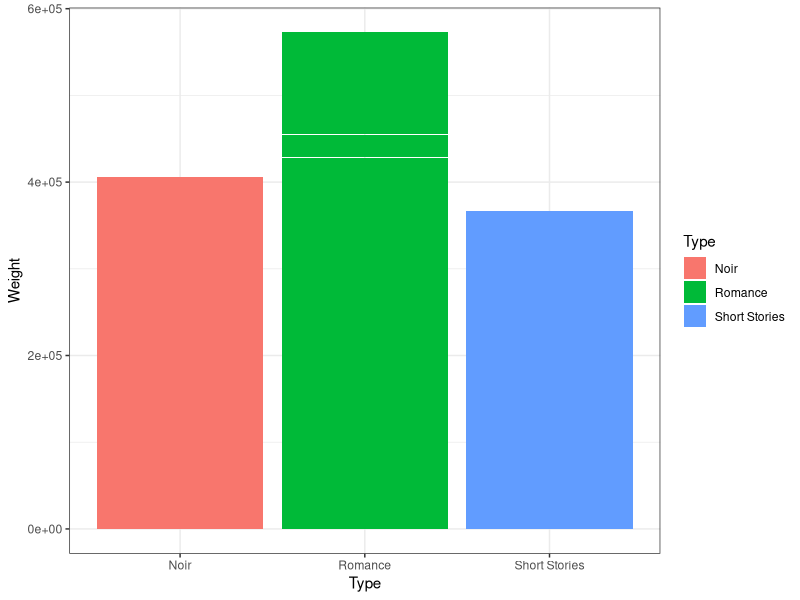
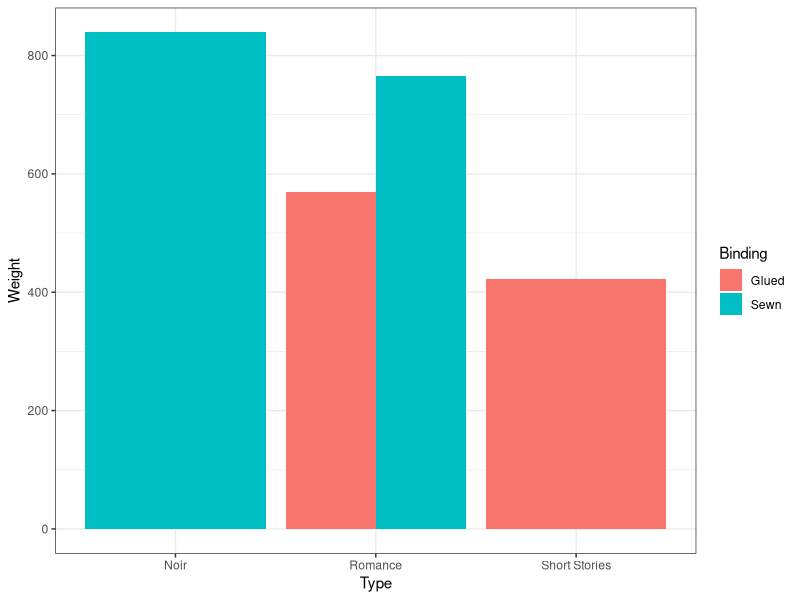
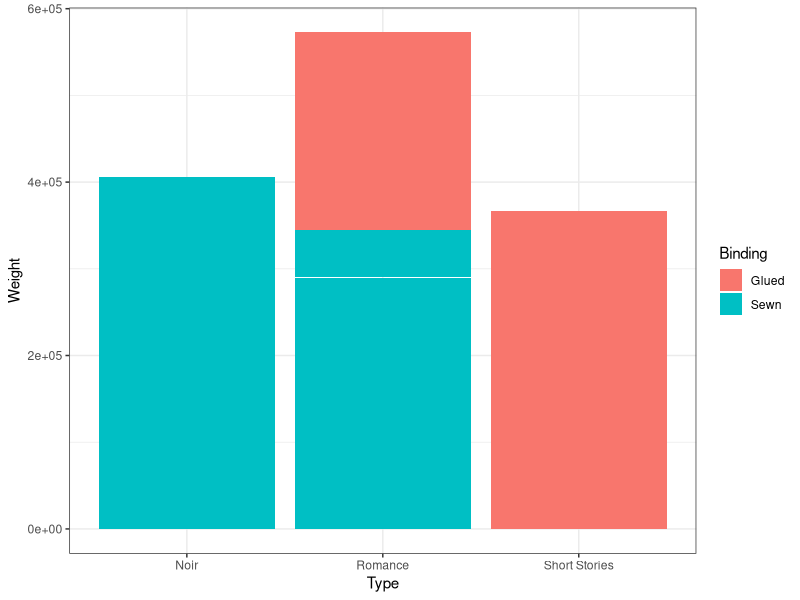
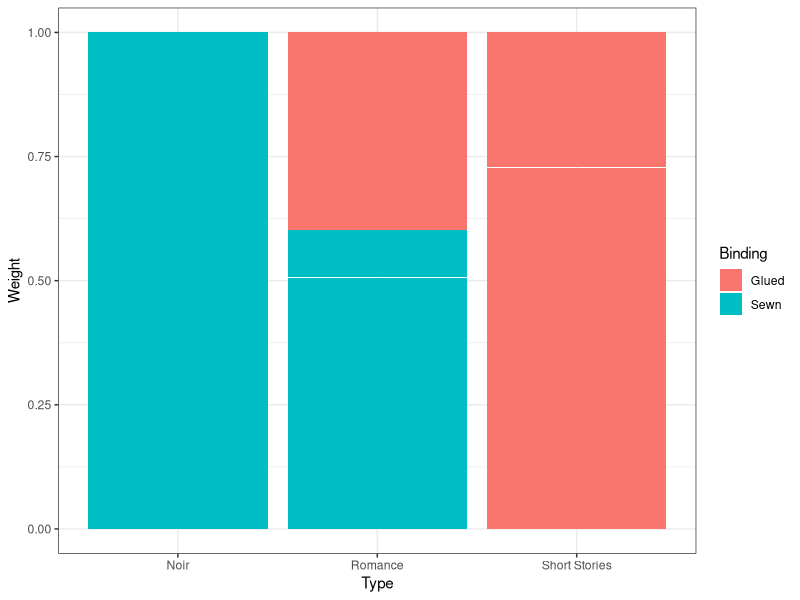
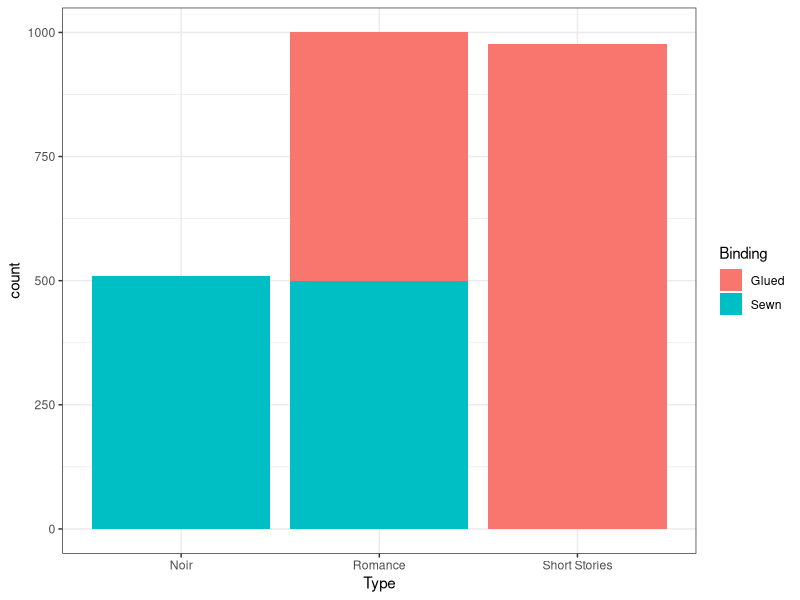
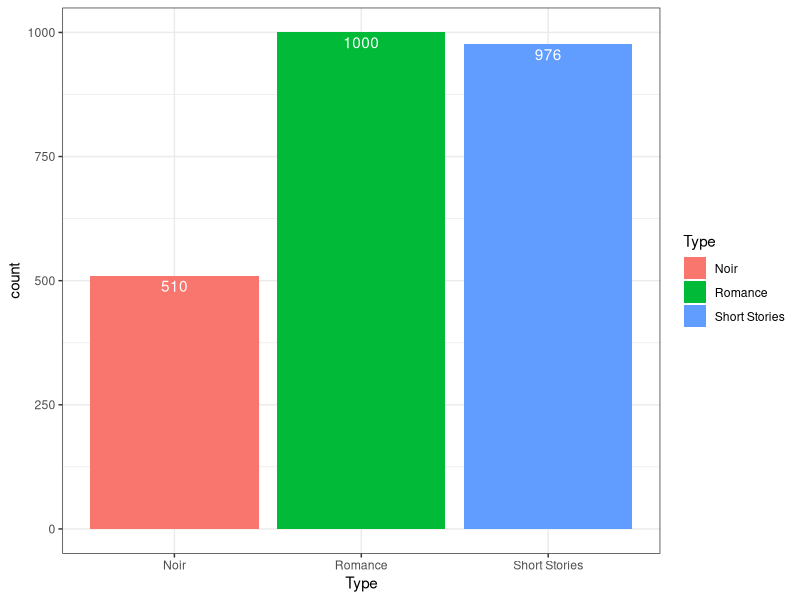
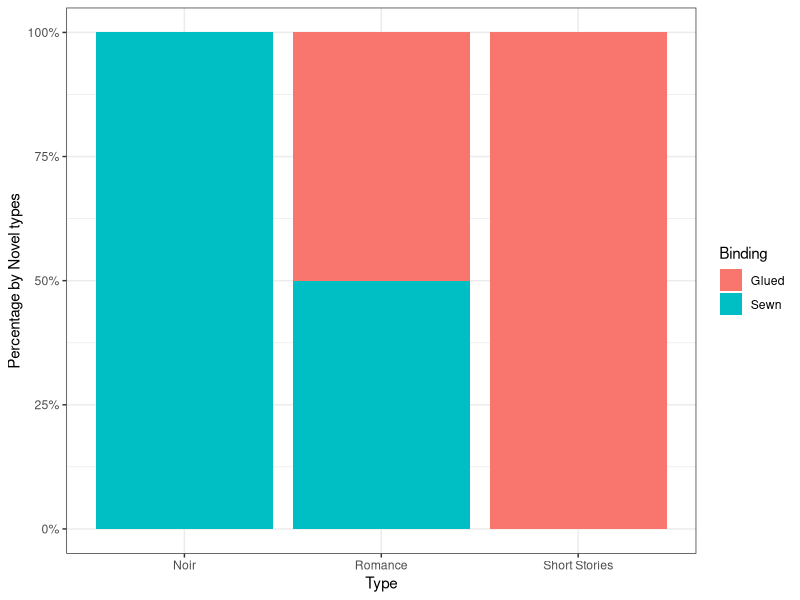
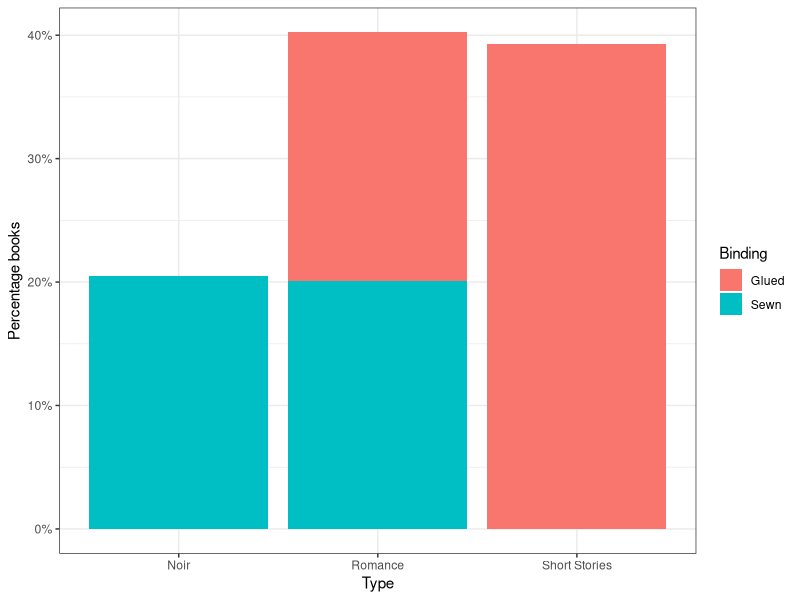

Source code (R) for these figures, in order: (Note: this script raises an error after producing the figures.)
library(tidyverse)

#Grouped, stacked and percent stacked barplot###########
#Dataset
Books <- read_csv("Datasets/BooksB.csv")
#Modify a little bit the dataset
BooksR <- subset(Books, Pages>30 & Pages<500)

ggplot(BooksR, aes(fill=Type, y=Weight, x=Type)) + 
  geom_bar(stat="identity")+theme_bw()

#Check the Type ad Type of Binging in relation to the weight
ggplot(BooksR, aes(fill=Binding, y=Weight, x=Type)) + 
  geom_bar(position="dodge", stat="identity")+theme_bw()
#Make it stacked
ggplot(BooksR, aes(fill=Binding, y=Weight, x=Type)) + 
  geom_bar(position="Stack", stat="identity")+theme_bw()
#Using percentage
ggplot(BooksR, aes(fill=Binding, y=Weight, x=Type)) + 
  geom_bar(position="fill", stat="identity")+theme_bw()

#Using the counts
ggplot(BooksR, aes(x=Type, fill=Binding))+ 
  geom_bar()+theme_bw()

#Add labels count
ggplot(BooksR, aes(x=Type, fill=Type)) + 
  geom_bar()+
  geom_text(aes(label=stat(count)),stat='count',  nudge_y=-20, color="white")+theme_bw()

#Using the percentage for categorical variable
#Percentage for bar
ggplot(BooksR, aes(x=Type, fill=Binding)) + 
  geom_bar(aes(y = (..count..)/sum(..count..)), position="fill")+theme_bw()+ scale_y_continuous(labels = scales::percent)+ labs(y="Percentage by Novel types", x="Type")

#Total percentage
ggplot(BooksR, aes(x=Type, fill=Binding)) + 
  geom_bar(aes(y = (..count..)/sum(..count..)))+theme_bw()+ scale_y_continuous(labels = scales::percent)+ labs(y="Percentage books", x="Type")


#Adding legend
ggplot(BooksR, aes(x=Type, fill=Type)) + 
  geom_bar(aes(y = (..count..)/sum(..count..)))+
  theme_bw()+ 
  scale_y_continuous(labels = scales::percent)+ labs(y="Percentage books", x="Type")+
  geom_text(aes(y = ((..count..)/sum(..count..)),label=scales::percent((..count..)/sum(..count..))), stat = "count", color="black", vjust = -0.25)


#Order your results###########
#Order result for specific graph
p <- ggplot(BooksR, aes(x=Type, fill=Type)) + 
  geom_bar()+
  geom_text(aes(label=stat(count)),stat='count',  nudge_y=-20, color="white", size=5)
p
p + scale_x_discrete(limits=c("Romance", "Short Stories", "Noir"))

#Order result for all dataset=========================
#If I replot it 
ggplot(BooksR, aes(x=Type, fill=Type)) + 
  geom_bar()+
  geom_text(aes(label=stat(count)),stat='count',  nudge_y=-20, color="white")


#Make sure the variable is recognise as factor
newBooks <- BooksR %>% 
  mutate(Type = as.factor(Type))
# Examine levels
newBooks %>% 
  pull(Type) %>% 
  levels()
#Let's check
levels(newBooks$Type)
levels(BooksR$Type)

#Reorder
newBooks$Type <- factor(newBooks$Type, levels(newBooks$Type)[c(2,3,1)])
#New plot version
ggplot(newBooks, aes(x=Type, fill=Type)) + 
  geom_bar()+
  geom_text(aes(label=stat(count)),stat='count',  nudge_y=-20, color="white")

levels(newBooks$Type)

#How to correct the dataset#############

#Use log scale==================
install.packages("sn")#package need to randomly create a skewed dataset
library(sn)
#create 2 right skewed datasets 
Parrot <- data.frame(weight=rsn(n=1000, xi=6, omega=2, alpha=3, tau=0, dp=NULL), type="parrot")
Albatros <- data.frame(weight=rsn(n=1000, xi=6.3, omega=2, alpha=3, tau=0, dp=NULL), type="albatros")
#Merge them
Birds <- rbind(Parrot, Albatros)
#Plot them 
ggplot(Birds, aes(weight, fill=type))+geom_density(alpha=0.5)+theme_bw()
ggplot(Birds, aes(type, weight))+geom_boxplot()+theme_bw()
#calculate the natural log of weight
Weightlog <- log(Birds$weight)
#Add it to the dataset
Birdstotal <- cbind(Weightlog, Birds)
#plot the logweight
ggplot(Birdstotal, aes(Weightlog, fill=type))+geom_density(alpha=0.5)+theme_bw()
ggplot(Birdstotal, aes(type, Weightlog))+geom_boxplot()+theme_bw()
#See the difference on a t-test
t.test(Birdstotal$weight ~ Birdstotal$type)
t.test(Birdstotal$Weightlog ~ Birdstotal$type)

#Remove Outliers===============
boxplot.stats(Birdstotal$weight)
Birdstotalrmout <- subset(Birdstotal, weight<11.1 ) 
ggplot(Birdstotalrmout, aes(type, weight))+geom_boxplot()+theme_bw()
ggplot(Birdstotalrmout, aes(type, Weightlog))+geom_boxplot()+theme_bw()
boxplot.stats(Birdstotalrmout$Weightlog)


#Remove null values##########
IrisNull <- read.csv("Datasets\\IrisNulls.csv")
#compute the mean
mean(IrisNull$Petal.Length)
#clean the whole sample
IrisCleaned<- na.omit(IrisNull)
#re compute on the cleaned sample
mean(IrisCleaned$Petal.Length)
mean(IrisCleaned$Petal.Width)
#Clean single columns
IrisCleaned2<- IrisNull[!(is.na(IrisNull$Petal.Length) | IrisNull$Petal.Length==""), ]
#calculate mean again
mean(IrisCleaned$Petal.Length)
mean(IrisCleaned2$Petal.Length)


#Change scale of Graphs axis######################

#Initial graph
Mygraph <- ggplot(iris, aes(x=Petal.Length, y=Petal.Width, color=Species)) + geom_point(size=6, alpha=0.5)+theme_bw()+ labs(title = "Iris", subtitle = "Relationship between Petal Lengh and Petal Width", x = "Petal Length", y= "Petal Width")
Mygraph
#Define limits axis
Mygraph +xlim(0, 10)+ylim(0, 3)
#Define limits and set intercept of X and Y
Mygraph +expand_limits(x=c(0,10), y=c(0, 3))
#Plot in the log scale
Mygraph + coord_trans(x="log10", y="log10")
#Quickly check if log would fix curve
ggplot(Birds, aes(weight, fill=type))+geom_density(alpha=0.5)+theme_bw()+ coord_trans(x="log")+expand_limits(x=c(3,15))

#Change unit of measurment
ggplot(iris, aes(x=Petal.Length/2.54, y=Petal.Width/2.54, color=Species)) + geom_point(size=6, alpha=0.5)+theme_bw()+ labs(title = "Iris", subtitle = "Relationship between Petal Lengh and Petal Width", x = "Petal Length (Inches)", y= "Petal Width(Inches)")+expand_limits(x=c(0,3), y=c(0,1.5))

#Set the thicks in the grid
ggplot(iris, aes(x=Petal.Length/2.54, y=Petal.Width/2.54, color=Species)) + geom_point(size=6, alpha=0.5)+theme_bw()+ labs(title = "Iris", subtitle = "Relationship between Petal Lengh and Petal Width", x = "Petal Length (Inches)", y= "Petal Width(Inches)")+expand_limits(x=c(0,4), y=c(0,1.5))+
  scale_x_continuous(minor_breaks = c(0,1,1.5,4), breaks = seq(0,4,2))+ scale_y_continuous(minor_breaks = seq(0,2, 0.25), breaks = seq(0,2,0.5))

#END OF CLASS 7
